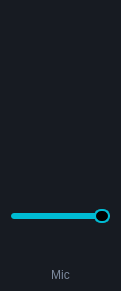
<?xml version="1.0" encoding="UTF-8"?>
<ui version="4.0">
 <class>VumeterControlClass</class>
 <widget class="QWidget" name="VumeterControlClass">
  <property name="geometry">
   <rect>
    <x>0</x>
    <y>0</y>
    <width>121</width>
    <height>291</height>
   </rect>
  </property>
  <property name="windowTitle">
   <string>VumeterControl</string>
  </property>
  <property name="styleSheet">
   <string notr="true">#mainVumeterWidget {
  background: #171B22;
}

QSlider::groove:horizontal {
    height: 6px;
    background: #000000;
    border-radius: 3px;
}

QSlider::sub-page:horizontal {
    background: #00bcd4;   /* blue filled bar */
    border-radius: 3px;
}

QSlider::add-page:horizontal {
    background: #1c1f24;   /* remaining bar */
    border-radius: 3px;
}

QSlider::handle:horizontal {
    width: 12px;
    height: 15px;
    background: #ff000000;
    border: 2px solid #00bcd4;
    border-radius: 7px;
    margin: -4px 0;        /* center handle vertically */
}

QSlider::handle:horizontal:hover {
    background: #e0f7fa;
}

QLabel {
  color: #7B899D;
}</string>
  </property>
  <layout class="QVBoxLayout" name="verticalLayout_2">
   <property name="spacing">
    <number>0</number>
   </property>
   <property name="leftMargin">
    <number>0</number>
   </property>
   <property name="topMargin">
    <number>0</number>
   </property>
   <property name="rightMargin">
    <number>0</number>
   </property>
   <property name="bottomMargin">
    <number>0</number>
   </property>
   <item>
    <widget class="QWidget" name="mainVumeterWidget" native="true">
     <layout class="QVBoxLayout" name="verticalLayout">
      <property name="topMargin">
       <number>9</number>
      </property>
      <property name="bottomMargin">
       <number>9</number>
      </property>
      <item>
       <widget class="QWidget" name="horizontalWidget" native="true">
        <layout class="QHBoxLayout" name="horizontalLayout_2">
         <property name="spacing">
          <number>0</number>
         </property>
         <property name="leftMargin">
          <number>0</number>
         </property>
         <property name="topMargin">
          <number>0</number>
         </property>
         <property name="rightMargin">
          <number>0</number>
         </property>
         <property name="bottomMargin">
          <number>0</number>
         </property>
         <item>
          <spacer name="horizontalSpacer_2">
           <property name="orientation">
            <enum>Qt::Orientation::Horizontal</enum>
           </property>
           <property name="sizeHint" stdset="0">
            <size>
             <width>40</width>
             <height>20</height>
            </size>
           </property>
          </spacer>
         </item>
         <item>
          <widget class="VuMeterWidget" name="vumeterWidget" native="true">
           <property name="minimumSize">
            <size>
             <width>25</width>
             <height>0</height>
            </size>
           </property>
           <property name="maximumSize">
            <size>
             <width>25</width>
             <height>16777215</height>
            </size>
           </property>
          </widget>
         </item>
         <item>
          <spacer name="horizontalSpacer">
           <property name="orientation">
            <enum>Qt::Orientation::Horizontal</enum>
           </property>
           <property name="sizeHint" stdset="0">
            <size>
             <width>40</width>
             <height>20</height>
            </size>
           </property>
          </spacer>
         </item>
        </layout>
       </widget>
      </item>
      <item>
       <widget class="QSlider" name="horizontalSlider">
        <property name="cursor">
         <cursorShape>PointingHandCursor</cursorShape>
        </property>
        <property name="value">
         <number>99</number>
        </property>
        <property name="orientation">
         <enum>Qt::Orientation::Horizontal</enum>
        </property>
       </widget>
      </item>
      <item>
       <widget class="QWidget" name="horizontalWidget" native="true">
        <property name="sizePolicy">
         <sizepolicy hsizetype="Preferred" vsizetype="Fixed">
          <horstretch>0</horstretch>
          <verstretch>0</verstretch>
         </sizepolicy>
        </property>
        <layout class="QHBoxLayout" name="horizontalLayout">
         <property name="spacing">
          <number>0</number>
         </property>
         <property name="leftMargin">
          <number>0</number>
         </property>
         <property name="topMargin">
          <number>0</number>
         </property>
         <property name="rightMargin">
          <number>0</number>
         </property>
         <property name="bottomMargin">
          <number>0</number>
         </property>
         <item>
          <widget class="QPushButton" name="muteButton">
           <property name="minimumSize">
            <size>
             <width>32</width>
             <height>32</height>
            </size>
           </property>
           <property name="maximumSize">
            <size>
             <width>32</width>
             <height>32</height>
            </size>
           </property>
           <property name="cursor">
            <cursorShape>PointingHandCursor</cursorShape>
           </property>
           <property name="text">
            <string/>
           </property>
           <property name="icon">
            <iconset resource="frameflow.qrc">
             <normaloff>:/FrameFlow/volume.svg</normaloff>:/FrameFlow/volume.svg</iconset>
           </property>
           <property name="iconSize">
            <size>
             <width>24</width>
             <height>24</height>
            </size>
           </property>
           <property name="checkable">
            <bool>true</bool>
           </property>
           <property name="flat">
            <bool>true</bool>
           </property>
          </widget>
         </item>
        </layout>
       </widget>
      </item>
      <item>
       <widget class="QLabel" name="titleLabel">
        <property name="sizePolicy">
         <sizepolicy hsizetype="Preferred" vsizetype="Fixed">
          <horstretch>0</horstretch>
          <verstretch>0</verstretch>
         </sizepolicy>
        </property>
        <property name="text">
         <string>Mic</string>
        </property>
        <property name="alignment">
         <set>Qt::AlignmentFlag::AlignCenter</set>
        </property>
       </widget>
      </item>
     </layout>
    </widget>
   </item>
  </layout>
 </widget>
 <layoutdefault spacing="6" margin="11"/>
 <customwidgets>
  <customwidget>
   <class>VuMeterWidget</class>
   <extends>QWidget</extends>
   <header>vumeterwidget.h</header>
   <container>1</container>
  </customwidget>
 </customwidgets>
 <resources>
  <include location="frameflow.qrc"/>
 </resources>
 <connections>
  <connection>
   <sender>muteButton</sender>
   <signal>clicked(bool)</signal>
   <receiver>VumeterControlClass</receiver>
   <slot>onMute()</slot>
   <hints>
    <hint type="sourcelabel">
     <x>59</x>
     <y>243</y>
    </hint>
    <hint type="destinationlabel">
     <x>60</x>
     <y>145</y>
    </hint>
   </hints>
  </connection>
  <connection>
   <sender>horizontalSlider</sender>
   <signal>valueChanged(int)</signal>
   <receiver>VumeterControlClass</receiver>
   <slot>onVolumeChange(int)</slot>
   <hints>
    <hint type="sourcelabel">
     <x>60</x>
     <y>214</y>
    </hint>
    <hint type="destinationlabel">
     <x>60</x>
     <y>145</y>
    </hint>
   </hints>
  </connection>
 </connections>
 <slots>
  <slot>onMute()</slot>
  <slot>onVolumeChange(int)</slot>
 </slots>
</ui>
